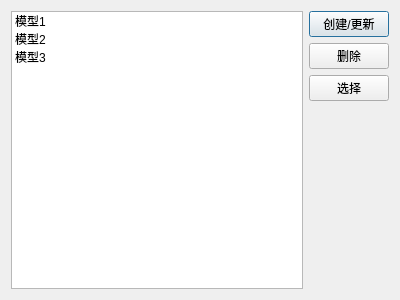
<?xml version="1.0" encoding="UTF-8"?>
<ui version="4.0">
 <class>Dialog</class>
 <widget class="QDialog" name="Dialog">
  <property name="geometry">
   <rect>
    <x>0</x>
    <y>0</y>
    <width>400</width>
    <height>300</height>
   </rect>
  </property>
  <property name="windowTitle">
   <string>管理模型</string>
  </property>
  <layout class="QHBoxLayout" name="horizontalLayout_2">
   <item>
    <layout class="QHBoxLayout" name="horizontalLayout">
     <item>
      <widget class="QListWidget" name="listWidget">
       <item>
        <property name="text">
         <string>模型1</string>
        </property>
       </item>
       <item>
        <property name="text">
         <string>模型2</string>
        </property>
       </item>
       <item>
        <property name="text">
         <string>模型3</string>
        </property>
       </item>
      </widget>
     </item>
     <item>
      <layout class="QVBoxLayout" name="verticalLayout">
       <item>
        <widget class="QPushButton" name="pushButton">
         <property name="text">
          <string>创建/更新</string>
         </property>
        </widget>
       </item>
       <item>
        <widget class="QPushButton" name="pushButton_2">
         <property name="text">
          <string>删除</string>
         </property>
        </widget>
       </item>
       <item>
        <widget class="QPushButton" name="pushButton_3">
         <property name="text">
          <string>选择</string>
         </property>
        </widget>
       </item>
       <item>
        <spacer name="verticalSpacer_2">
         <property name="orientation">
          <enum>Qt::Vertical</enum>
         </property>
         <property name="sizeHint" stdset="0">
          <size>
           <width>20</width>
           <height>40</height>
          </size>
         </property>
        </spacer>
       </item>
      </layout>
     </item>
    </layout>
   </item>
  </layout>
 </widget>
 <resources/>
 <connections/>
</ui>
